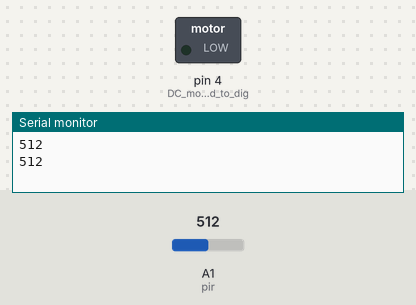
The sketch below on a simulated Arduino Uno, built with avr-gcc and run on an emulated ATmega328P. Shown: switched loads named in the sketch (green lamp = pin HIGH), the last lines printed to the serial monitor. The inputs (shaded band) are chosen by the test bench; at power-on: A1 (pir) = 512.

Above: at 1.8 s.
1.9 s: A1 (pir) set to 990
3.4 s: A1 (pir) set to 1018
At 4.6 s:
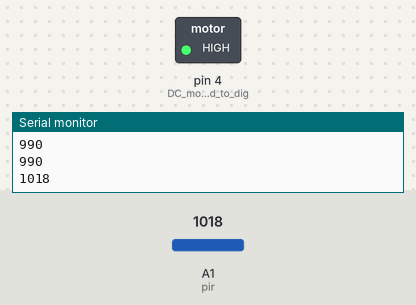
5.5 s: A1 (pir) set to 900
At 7.2 s:
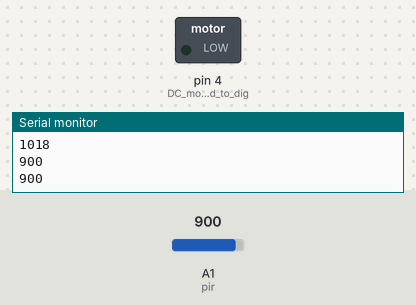
7.5 s: A1 (pir) set to 1010
At 9.0 s:
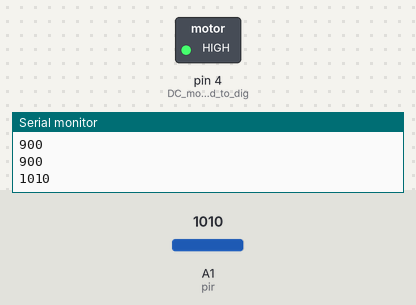
Timing chart, 0 to 10.5 s (numbered marks = the images above; inputs shaded):
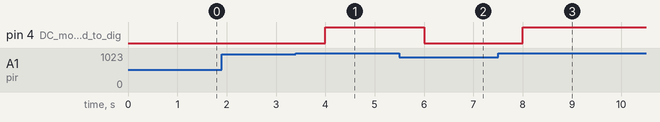

Measured:
- the behaviour switches between 999 and 1000 on A1 (pir) (found by bisection; images 0 and 1)
- after the input at 3.4 s, pin 4 (DC_motor_connected_to_dig): LOW → HIGH after 0.60 s
- after the input at 5.5 s, pin 4 (DC_motor_connected_to_dig): HIGH → LOW after 0.50 s
- after the input at 7.5 s, pin 4 (DC_motor_connected_to_dig): LOW → HIGH after 0.50 s

The sketch:

Arduino_connected_motor_and_PIR_input_analog.ino
```cpp
const int pir = A1;//analogpinA1

void setup()
{
  pinMode(4,OUTPUT);//DC motor connected to digital pin4
  pinMode(pir, INPUT);//PIR sensor connected to analogpinA1 it's our input
  Serial.begin(9600);
}

void loop() {
  int pirdata = analogRead(pir);  //Sensor detection value
  Serial.println(pirdata);    //print pirdata
  if(pirdata>=1000)        //condition if pirdata==1 ,motor is on
  {
    digitalWrite(4,HIGH);
    delay(1000);

  }
  else        //Otherwise motor is off
  {
    digitalWrite(4,LOW);
    delay(1000);
  }
}
```
